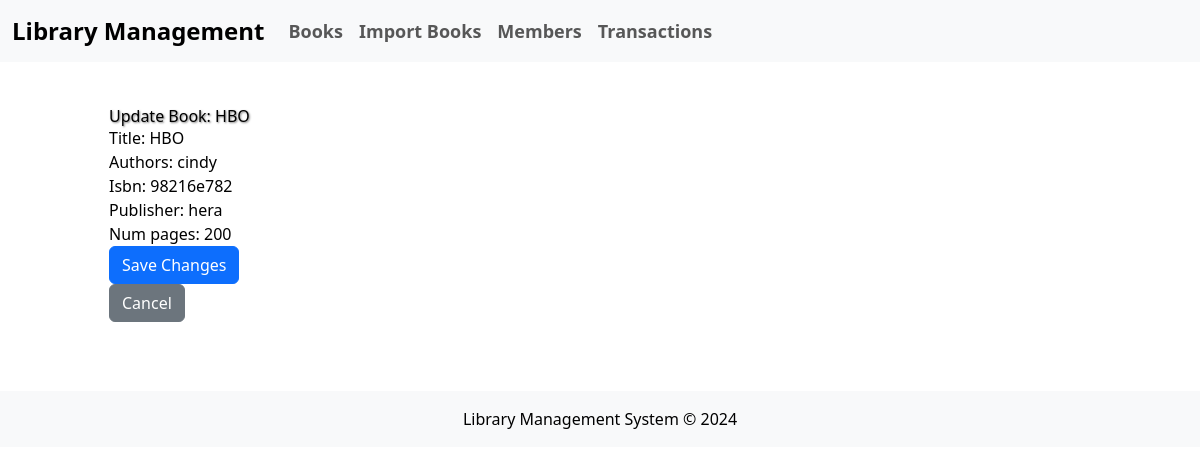
Screenshot of /books/update/98216e782/ with the database file from the repository.
### library/models.py (models this page shows, shortened)
class Book(models.Model):
    title = models.CharField(max_length=255)
    authors = models.CharField(max_length=255)
    isbn = models.CharField(max_length=13, unique=True)
    publisher = models.CharField(max_length=255)
    num_pages = models.IntegerField(default=200)
    stock = models.IntegerField(default=1)

### library/views.py (the view)
# urls.py: path('books/update/<str:isbn>/', views.update_book, name='update_book'),
def update_book(request, isbn):
    book = get_object_or_404(Book, isbn=isbn)
    if request.method == 'POST':
        form = BookForm(request.POST, instance=book)
        if form.is_valid():
            form.save()  # Save changes to the book
            return redirect('book_list')  # Redirect to the book list after updating
    else:
        form = BookForm(instance=book)
    return render(request, 'update_book.html', {'form': form, 'book': book})

### library/forms.py
class BookForm(forms.ModelForm):
    class Meta:
        model = Book
        fields = ['title', 'authors', 'isbn', 'publisher', 'num_pages']

### templates/update_book.html (shortened to what this page needs)
{% extends 'base.html' %}
{% block content %}
  <h2>Update Book: {{ book.title }}</h2>
  <form method="POST">
    {{ form.as_p }}
    <button type="submit" class="btn btn-primary">Save Changes</button>
  </form>
  <a href="{% url 'book_list' %}" class="btn btn-secondary">Cancel</a>
{% endblock %}

### templates/base.html (style rules this page uses)
body { background-image: url('https://www.voicesofruralindia.org/wp-content/uploads/2020/11/ylswjsy7stw-scaled.jpg'); background-size: cover; background-repeat: no-repeat; background-position: center; color: black; }
h1, h2, h3 { color: black; text-shadow: 1px 1px 2px rgba(0, 0, 0, 0.5); }

### rows the page displays
Book: title "HBO", authors "cindy", isbn "98216e782", publisher "hera", num_pages "200"
